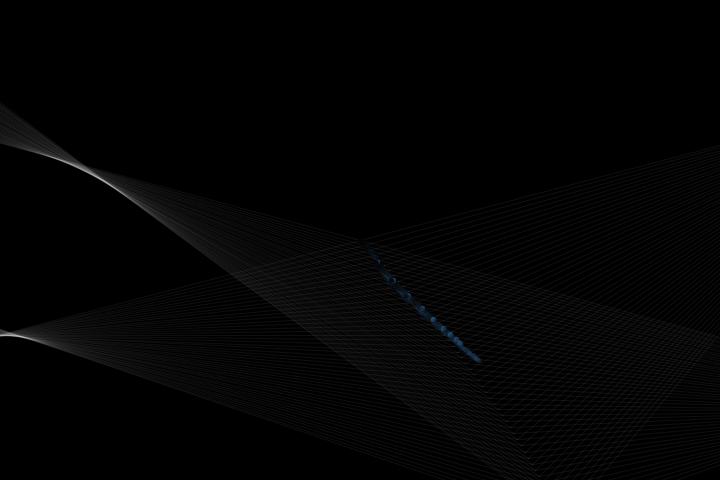
Frame 1 (no input)
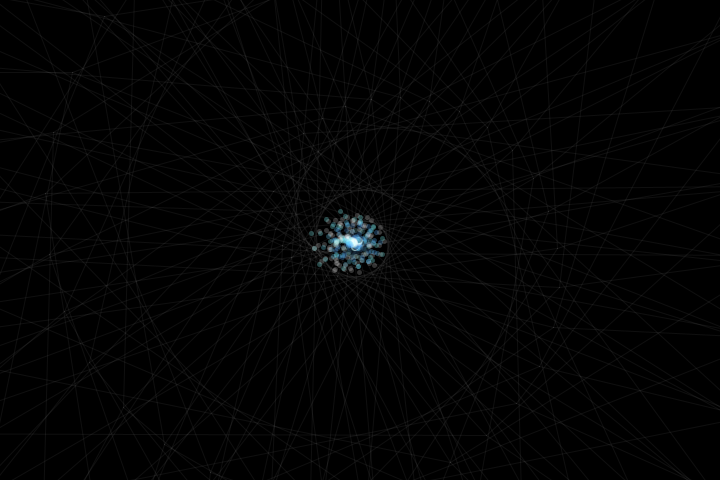
Frame 60 (the mouse pressed at the canvas centre just before this capture)
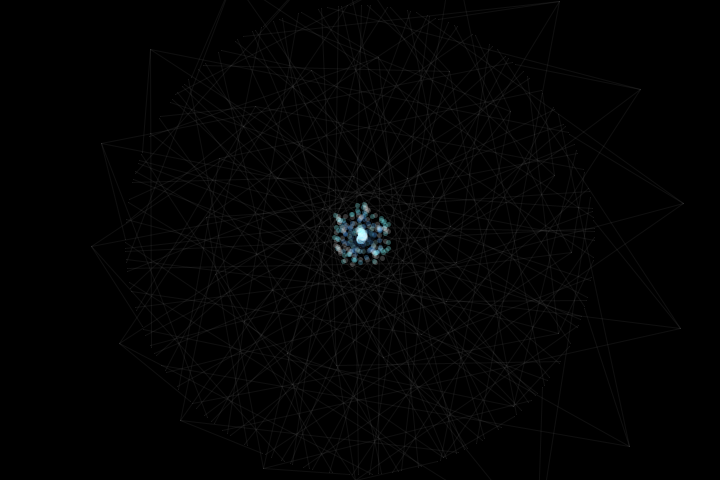
Frame 120 (the mouse held since frame 60 and released just before this capture)

The Processing sketch that drew these frames (run headless with seeded random() and noise(); from frame 60 on, the mouse is pressed at the canvas centre):

// Processing sketch: processing_129938
// ── processing_129938.pde


float time;
float cycle_sin = 0;
float speed;
random_dot r;

void setup() {
size(720,480);
frameRate(30);
r = new random_dot();
}

void draw() {/* this does the drawing once per frame */
  background(0); /* clear the screen with white */ 
  translate(width*0.5, height*0.5); /* translate all the drawing to the middle of the screen */
  noFill(); /*stop the computer filling in shapes*/
  time = time + 0.01; 
  speed = speed + 0.01;
  cycle_sin = sin(cycle_sin) + 0.1;
  
  //draw random point
  r.draw(50);
  
  
  for(int u=0; u < 100 ; u++){
  u = u + 1;
  //graphic1
  for(int i= u; i < 10 ; i++){
  color a = color(map(cycle_sin, 0, 70, 0, 255)*i, map(cycle_sin, 0, 70, 0, 255)*i*2, map(cycle_sin, 0, 70, 0, 255)*i*3);
  translate(time, time);
  rotate(-time);
  strokeWeight(5);
  stroke(a, 100);
  
  point(1/2*cos(time),1/2*sin(time));
  point(i+time, i+time);

  strokeWeight(3);
  //line(1/2*cos(time),1/2*sin(time),i+time, i+time);
  //bezier(1/2*cos(time),1/2*sin(time),i+time, i+time, 1/2*cos(time)+i,1/2*sin(time)+i,i+time, i+time);
  }
  
  //graphic2
  for(int i= u; i < 20 ; i++){
  color b = color(map(cycle_sin, 0, 30, 0, 255)*i, map(cycle_sin, 0, 30, 0, 255)*i*2, map(cycle_sin, 0, 30, 0, 255)*i*3);
  translate(cos(time), cos(time));
  rotate(time);
  strokeWeight(5);
  stroke(b, 70);
  point(2*cos(time),2*sin(time));
  point(i+time, i+time);
  strokeWeight(3);
  //line(2*cos(time),2*sin(time),i+time, i+time);
  //bezier(1/2*cos(time),1/2*sin(time),i+time, i+time, 1/2*cos(time)+i,1/2*sin(time)+i,i+time, i+time);
  }
  
  //graphic3
  for(int i= u ; i < 20 ; i++){
  color c = color(map(cycle_sin, 0, 10, 0, 255)*i, map(cycle_sin, 0, 10, 0, 255)*i*2, map(cycle_sin, 0, 10, 0, 255)*i*3);
  translate(sin(time), sin(time));
  rotate(-time);
  strokeWeight(5);
  stroke(c, 50);
  point(2*cos(time),2*sin(time));
  point(i+time, i+time);
  strokeWeight(3);
  //line(2*cos(time),2*sin(time),i+time, i+time);
  //bezier(1/2*cos(time),1/2*sin(time),i+time, i+time, 1/2*cos(time)+i,1/2*sin(time)+i,i+time, i+time);
  }
  }
}

class random_dot{

float posX=15;
float posY=15;
float time;
int number;

void draw(int n){
  number = n;
  time = time + 0.01;
  posX = (int) random(0, width);
  posY = (int) random(0, height);
  color a = color(map(posX, 0, 70, 0, 255), map(posX, 0, 70, 0, 255)*2, map(posX, 0, 70, 0, 255)*3);
  //random lines and points
  for (int i = 0; i < n ; i++){
    rotate(time/PI);
    strokeWeight(1);
    stroke(a, 15);
    point(posX, posY);
    line(posX,posY, i*5, i*5);
    
    point(posX, -posY);
    line(posX, -posY, i*5, i*5);
    
    point(-posX, -posY);
    line(-posX, -posY, i*5, i*5);
    
    point(-posX, posY);
    line(-posX, posY, i*5, i*5);
    
  }}
}

class Matrice{
  
}
